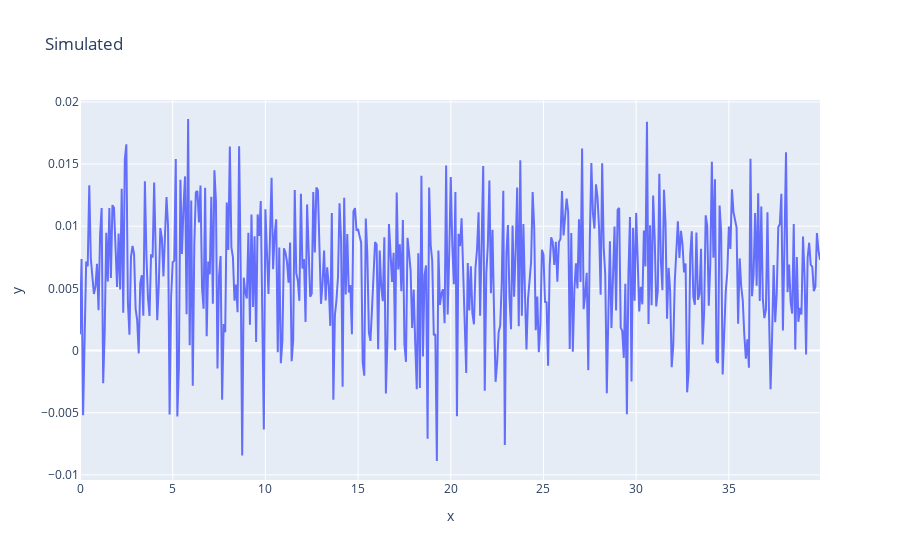

The notebook cell saved with this chart:
### Markdown cell above
# get the mean from the accumulated results

### Code cell
the_mean = np.array(sim_all).mean(axis=0)
rets_mean = np.array(sim_ret_all).mean(axis=0)
# plot the mean
# fig.add_scatter(x=np.arange(0, years, 1/12), y=the_mean, mode='lines', line=dict(color='red', width=2))

f1 = px.line(x=np.arange(0, years, 1/12), y=rets_mean, title="Simulated")
f1.show()

### Figure 1 — Plotly figure (JSON) as saved in the notebook; plotly's stock layout.template omitted (floating-point values rounded to 4 significant figures; data arrays with more than 128 entries replaced by an {"elided": "..."} marker saying what was removed)
{"data": [{"hovertemplate": "x=%{x}<br>y=%{y}<extra></extra>", "legendgroup": "", "line": {"color": "#636efa", "dash": "solid"}, "marker": {"symbol": "circle"}, "mode": "lines", "name": "", "orientation": "v", "showlegend": false, "type": "scatter", "x": {"elided": "480 float values"}, "xaxis": "x", "y": {"elided": "480 float values"}, "yaxis": "y"}], "layout": {"legend": {"tracegroupgap": 0}, "title": {"text": "Simulated"}, "xaxis": {"anchor": "y", "domain": [0, 1], "title": {"text": "x"}}, "yaxis": {"anchor": "x", "domain": [0, 1], "title": {"text": "y"}}}}
